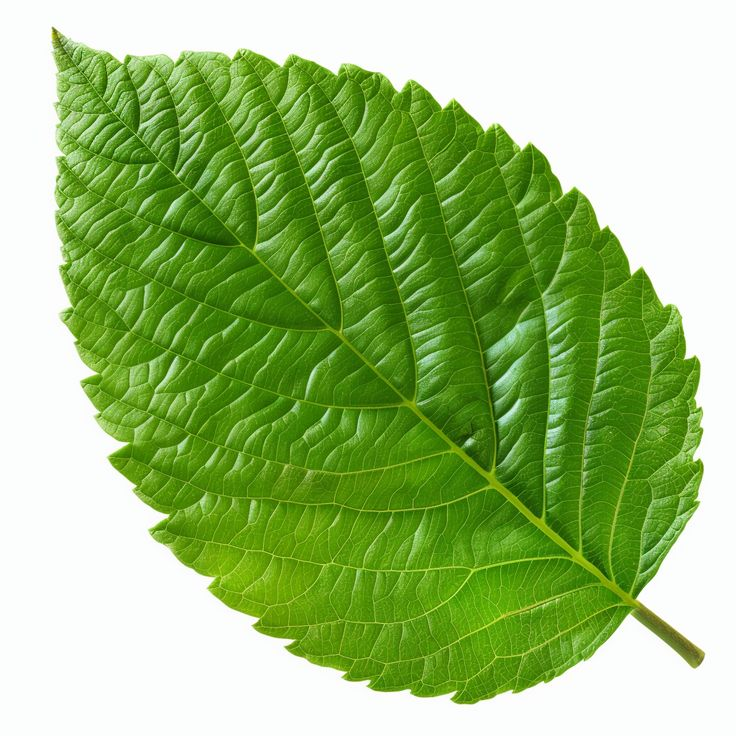
#> input picture backend/samples/599e2933f9b3d9e924e22920ec0eb01b.jpg, 736 x 736 px
$ python degrade.py -i ../samples -o out
#> lines starting #> are read from the running program, lines starting #| are printed output that depends on the picture; after the words box and inside, x2 and y2 are one past the last pixel; in counts of white or black regions, pixels touching at a corner belong together
### backend/leaflens/io_utils.py
from pathlib import Path
from typing import Union
import cv2
import numpy as np

from leaflens.config import MAX_IMAGE_DIMENSION


def validate_image(img: np.ndarray) -> np.ndarray:
    """Validate that input is a non-empty numpy image array."""
    if img is None or not isinstance(img, np.ndarray) or img.size == 0:
        raise ValueError("Invalid or empty image provided")
    if len(img.shape) not in (2, 3):
        raise ValueError(f"Image must have 2 or 3 dimensions, got shape {img.shape}")
    return img


def downscale_if_needed(img: np.ndarray, max_dim: int = MAX_IMAGE_DIMENSION) -> tuple[np.ndarray, float]:
    """Downscale image so its longest dimension does not exceed max_dim."""
    validate_image(img)
    height, width = img.shape[:2]
    longest = max(height, width)
    if longest <= max_dim:
        return img.copy(), 1.0

    scale = max_dim / float(longest)
    new_width = max(1, int(round(width * scale)))
    new_height = max(1, int(round(height * scale)))
    resized = cv2.resize(img, (new_width, new_height), interpolation=cv2.INTER_AREA)
    return resized, scale


def load_image(path: Union[str, Path], max_dim: int = MAX_IMAGE_DIMENSION) -> np.ndarray:
    """Load an image from disk in BGR format, downscaling if longest side exceeds max_dim."""
    resolved_path = str(Path(path).expanduser().resolve())
    img = cv2.imread(resolved_path, cv2.IMREAD_COLOR)
    if img is None or img.size == 0:
        raise ValueError(f"Failed to read image from path: {resolved_path}")
    resized, _ = downscale_if_needed(img, max_dim=max_dim)
    return resized


def save_image(path: Union[str, Path], img: np.ndarray) -> str:
    """Save an image array to disk."""
    validate_image(img)
    out_path = Path(path).resolve()
    out_path.parent.mkdir(parents=True, exist_ok=True)
    success = cv2.imwrite(str(out_path), img)
    if not success:
        raise IOError(f"Failed to save image to path: {out_path}")
    return str(out_path)


# [19 lines left out: functions encode_image_to_jpeg_bytes, decode_image_from_bytes, not called in this run]

### backend/leaflens/segment.py
from typing import Any
import cv2
import numpy as np

from leaflens.config import (
    GREEN_HUE_MIN,
    GREEN_HUE_MAX,
    GREEN_SAT_MIN,
    GREEN_VAL_MIN,
    MAX_IMAGE_DIMENSION,
)
from leaflens.io_utils import downscale_if_needed, validate_image


def segment_leaf(
    img: np.ndarray,
    green_hue_range: tuple[int, int] = (GREEN_HUE_MIN, GREEN_HUE_MAX),
    sat_min: int = GREEN_SAT_MIN,
    val_min: int = GREEN_VAL_MIN,
) -> tuple[np.ndarray, dict[str, Any]]:
    """Segment leaf from image using HSV green detection with GrabCut fallback."""
    validate_image(img)
    proc_img, _ = downscale_if_needed(img, MAX_IMAGE_DIMENSION)
    height, width = proc_img.shape[:2]
    total_pixels = height * width

    hsv = cv2.cvtColor(proc_img, cv2.COLOR_BGR2HSV)
    lower_green = np.array([green_hue_range[0], sat_min, val_min], dtype=np.uint8)
    upper_green = np.array([green_hue_range[1], 255, 255], dtype=np.uint8)
    hsv_mask = cv2.inRange(hsv, lower_green, upper_green)

    kernel = cv2.getStructuringElement(cv2.MORPH_ELLIPSE, (5, 5))
    cleaned_hsv_mask = cv2.morphologyEx(hsv_mask, cv2.MORPH_OPEN, kernel, iterations=2)
    cleaned_hsv_mask = cv2.morphologyEx(cleaned_hsv_mask, cv2.MORPH_CLOSE, kernel, iterations=2)

    hsv_ratio = float(np.count_nonzero(cleaned_hsv_mask) / total_pixels)

    if hsv_ratio >= 0.05:
        num_labels, labels, stats, _ = cv2.connectedComponentsWithStats(cleaned_hsv_mask, connectivity=8)
        if num_labels > 1:
            largest_label = 1 + int(np.argmax(stats[1:, cv2.CC_STAT_AREA]))
            final_mask = np.zeros_like(cleaned_hsv_mask)
            final_mask[labels == largest_label] = 255
            filled_mask = _fill_mask_holes(final_mask)
            area_ratio = float(np.count_nonzero(filled_mask) / total_pixels)
            return filled_mask, {
                "method": "hsv_green",
                "mask_area_ratio": round(area_ratio, 4),
                "is_fallback": False,
            }

    grabcut_mask = _segment_grabcut_fallback(proc_img)
    grabcut_ratio = float(np.count_nonzero(grabcut_mask) / total_pixels)

    if grabcut_ratio < 0.01:
        gray = cv2.cvtColor(proc_img, cv2.COLOR_BGR2GRAY)
        blurred = cv2.GaussianBlur(gray, (7, 7), 0)
        _, otsu = cv2.threshold(blurred, 0, 255, cv2.THRESH_BINARY_INV + cv2.THRESH_OTSU)
        otsu = cv2.morphologyEx(otsu, cv2.MORPH_OPEN, kernel, iterations=2)
        otsu = cv2.morphologyEx(otsu, cv2.MORPH_CLOSE, kernel, iterations=2)
        num_labels, labels, stats, _ = cv2.connectedComponentsWithStats(otsu, connectivity=8)
        if num_labels > 1:
            largest_label = 1 + int(np.argmax(stats[1:, cv2.CC_STAT_AREA]))
            fallback_mask = np.zeros_like(otsu)
            fallback_mask[labels == largest_label] = 255
            filled = _fill_mask_holes(fallback_mask)
            ratio = float(np.count_nonzero(filled) / total_pixels)
            return filled, {
                "method": "morphological_fallback",
                "mask_area_ratio": round(ratio, 4),
                "is_fallback": True,
            }

    return grabcut_mask, {
        "method": "grabcut",
        "mask_area_ratio": round(grabcut_ratio, 4),
        "is_fallback": True,
    }


def _fill_mask_holes(mask: np.ndarray) -> np.ndarray:
    contours, _ = cv2.findContours(mask, cv2.RETR_EXTERNAL, cv2.CHAIN_APPROX_SIMPLE)
    filled = np.zeros_like(mask)
    if contours:
        cv2.drawContours(filled, contours, -1, 255, thickness=cv2.FILLED)
    return filled


# [25 lines left out: function _segment_grabcut_fallback, not called in this run]

### backend/scripts/degrade.py
import argparse
from pathlib import Path
import sys
import cv2
import numpy as np

sys.path.insert(0, str(Path(__file__).resolve().parent.parent))

from leaflens.io_utils import load_image, save_image


def create_degraded_images(source_path: Path, output_dir: Path) -> None:
    """Read an image and create blurred, dark, overexposed, and glare variations."""
    img = load_image(source_path)
    base_name = source_path.stem

    output_dir.mkdir(parents=True, exist_ok=True)

    blurred = cv2.GaussianBlur(img, (25, 25), 9.0)
    save_image(output_dir / f"{base_name}_blurred.png", blurred)

    dark = (img * 0.25).astype(np.uint8)
    save_image(output_dir / f"{base_name}_dark.png", dark)

    overexposed = np.clip(img.astype(np.float32) * 1.8 + 60, 0, 255).astype(np.uint8)
    save_image(output_dir / f"{base_name}_overexposed.png", overexposed)

    glare = img.copy()
    h, w = glare.shape[:2]
    center_x, center_y = w // 2, h // 2
    cv2.circle(glare, (center_x, center_y), min(w, h) // 6, (255, 255, 255), -1)
    glare = cv2.GaussianBlur(glare, (9, 9), 0)
    save_image(output_dir / f"{base_name}_glare.png", glare)

    from leaflens.segment import segment_leaf
    leaf_mask, _ = segment_leaf(img)
    leaf_bool = leaf_mask > 127

    combined = img.copy().astype(np.float32)

    yy, xx = np.mgrid[0:h, 0:w]
    lighting_gradient = 0.55 + 0.65 * (1.0 - (xx / float(w) * 0.6 + yy / float(h) * 0.4))
    lighting_gradient = np.clip(lighting_gradient, 0.4, 1.15)
    for c in range(3):
        channel = combined[:, :, c]
        channel[leaf_bool] *= lighting_gradient[leaf_bool]
        combined[:, :, c] = channel

    leaf_y_indices, leaf_x_indices = np.where(leaf_bool)
    if len(leaf_x_indices) > 0:
        spot_x = int(np.percentile(leaf_x_indices, 35))
        spot_y = int(np.percentile(leaf_y_indices, 35))
    else:
        spot_x, spot_y = int(w * 0.4), int(h * 0.4)

    sigma_glare = max(15.0, min(w, h) * 0.10)
    dist_sq = (xx - spot_x) ** 2 + (yy - spot_y) ** 2
    glare_intensity = np.exp(-dist_sq / (2.0 * (sigma_glare ** 2)))
    for c in range(3):
        channel = combined[:, :, c]
        channel[leaf_bool] = (
            channel[leaf_bool] * (1.0 - glare_intensity[leaf_bool] * 0.75)
            + 255.0 * (glare_intensity[leaf_bool] * 0.75)
        )
        combined[:, :, c] = channel

    combined = np.clip(combined, 0, 255).astype(np.uint8)

    blur_kernel_size = max(15, (min(w, h) // 30) * 2 + 1)
    fully_blurred = cv2.GaussianBlur(combined, (blur_kernel_size, blur_kernel_size), 5.0)
    blur_weight = np.clip((xx / float(w) * 0.5 + yy / float(h) * 0.7), 0.0, 1.0)
    blur_weight = cv2.GaussianBlur(blur_weight.astype(np.float32), (25, 25), 0)
    blur_weight_3c = np.repeat(blur_weight[:, :, np.newaxis], 3, axis=2)

    combined_leaf = (
        combined.astype(np.float32) * (1.0 - blur_weight_3c * 0.8)
        + fully_blurred.astype(np.float32) * (blur_weight_3c * 0.8)
    )
    for c in range(3):
        channel = combined[:, :, c]
        channel[leaf_bool] = np.clip(combined_leaf[:, :, c][leaf_bool], 0, 255)
        combined[:, :, c] = channel

    save_image(output_dir / f"{base_name}_Degraded_Image.png", combined)
    save_image(output_dir / "Degraded Image.png", combined)


def process_folder(input_dir: str, output_dir: str) -> int:
    """Process all valid images in a folder and output degraded versions."""
    in_path = Path(input_dir).resolve()
    out_path = Path(output_dir).resolve()

    valid_extensions = {".jpg", ".jpeg", ".png", ".webp", ".bmp"}
    image_files = [p for p in in_path.iterdir() if p.suffix.lower() in valid_extensions]

    for p in image_files:
        create_degraded_images(p, out_path)

    return len(image_files)


def main() -> None:
    parser = argparse.ArgumentParser(description="Create degraded image variations.")
    parser.add_argument("--input", "-i", type=str, required=True, help="Input directory containing images")
    parser.add_argument("--output", "-o", type=str, required=True, help="Output directory for degraded images")
    args = parser.parse_args()

    count = process_folder(args.input, args.output)
#> in load_image, img is the input picture: shape (736, 736, 3); mean B, G, R 120.8, 189.5, 155.4
#> in create_degraded_images, `overexposed = np.clip(img.astype(np.float32) * 1.8 + 60, 0, 255).astyp..`:
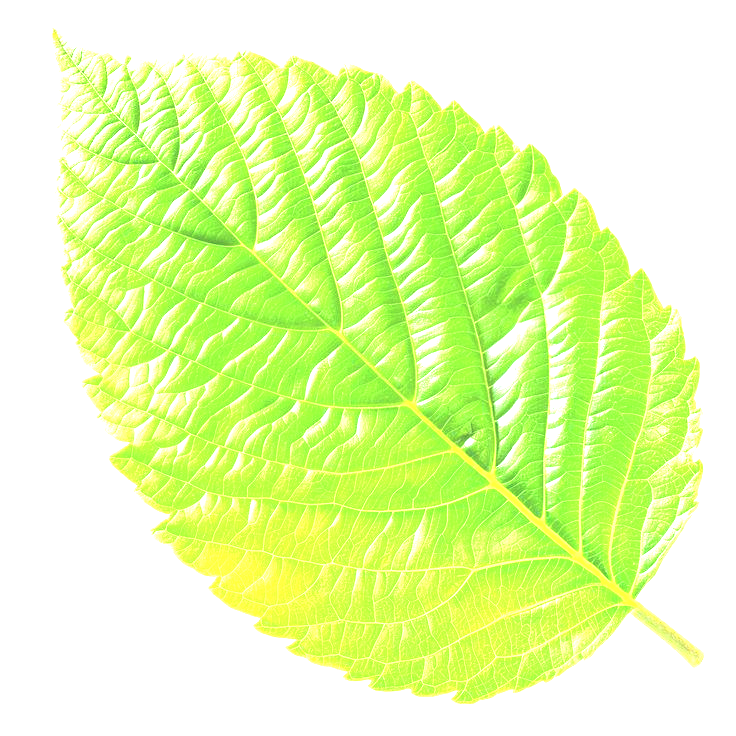
#> overexposed: shape (736, 736, 3); mean B, G, R 168.5, 254.1, 225.9
#> in create_degraded_images, `cv2.circle(glare, (center_x, center_y), min(w, h) // 6, (255, 255, 255..`: glare: shape (736, 736, 3); 8.62% of pixels changed, all inside (x1, y1, x2, y2) = (246, 246, 491, 491)
#> in segment_leaf, `hsv = cv2.cvtColor(proc_img, cv2.COLOR_BGR2HSV)`: hsv: shape (736, 736, 3); mean H, S, V 57.1, 126, 189.5
#> in segment_leaf, `hsv_mask = cv2.inRange(hsv, lower_green, upper_green)`:
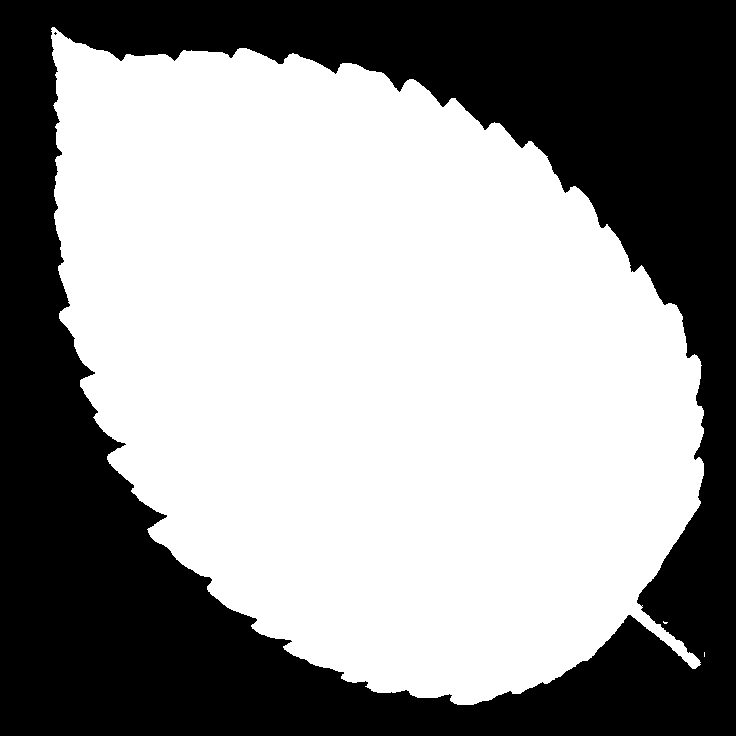
#> hsv_mask: shape (736, 736); 58.8% white; 2 black regions (1 under 20 px), largest, box (x1, y1, x2, y2) and area: (0, 0, 736, 736) 223068
#> in segment_leaf, `cleaned_hsv_mask = cv2.morphologyEx(hsv_mask, cv2.MORPH_OPEN, kernel, ..`: cleaned_hsv_mask: shape (736, 736); 58.8% white; 1 black region, box (x1, y1, x2, y2) and area: (0, 0, 736, 736) 223379
#> in segment_leaf, `cleaned_hsv_mask = cv2.morphologyEx(cleaned_hsv_mask, cv2.MORPH_CLOSE,..`: cleaned_hsv_mask: shape (736, 736); 58.8% white; 1 black region, box (x1, y1, x2, y2) and area: (0, 0, 736, 736) 223008
#> in segment_leaf, `hsv_ratio = float(np.count_nonzero(cleaned_hsv_mask) / total_pixels)`: hsv_ratio = 0.588
#> in segment_leaf, `num_labels, labels, stats, _ = cv2.connectedComponentsWithStats(cleane..`: num_labels = 2; stats = [[0, 0, 736, 736, 223008], [52, 33, 652, 672, 318688]]
#> in segment_leaf, `largest_label = 1 + int(np.argmax(stats[1:, cv2.CC_STAT_AREA]))`: largest_label = 1
#> after the loop in create_degraded_images, `for c in range(3):`:
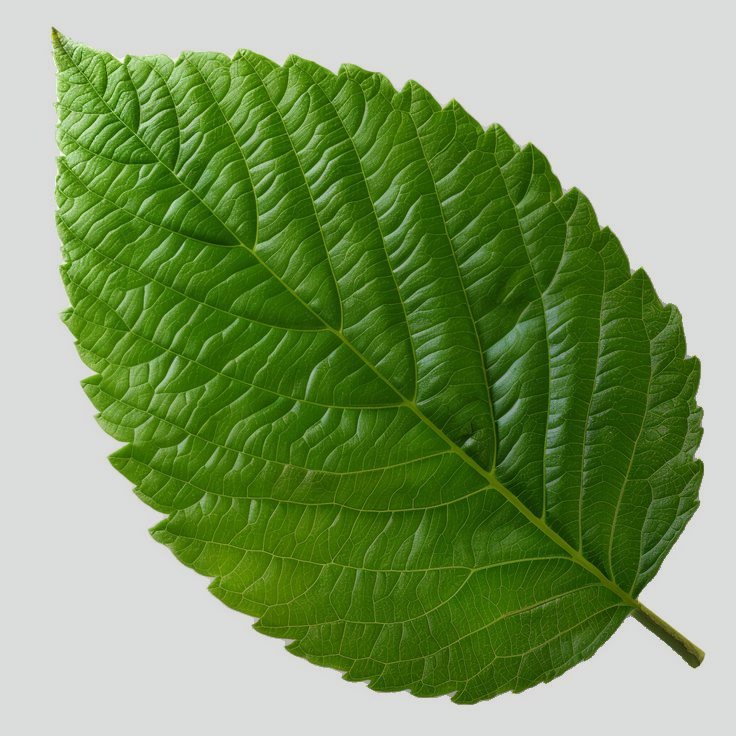
#> combined: shape (736, 736, 3) float32; mean B, G, R 119, 179.5, 149.6; drawn with min black and max white
#> in create_degraded_images, `spot_x = int(np.percentile(leaf_x_indices, 35))`: spot_x = 292
#> in create_degraded_images, `spot_y = int(np.percentile(leaf_y_indices, 35))`: spot_y = 287
#> in create_degraded_images, `dist_sq = (xx - spot_x) ** 2 + (yy - spot_y) ** 2`:
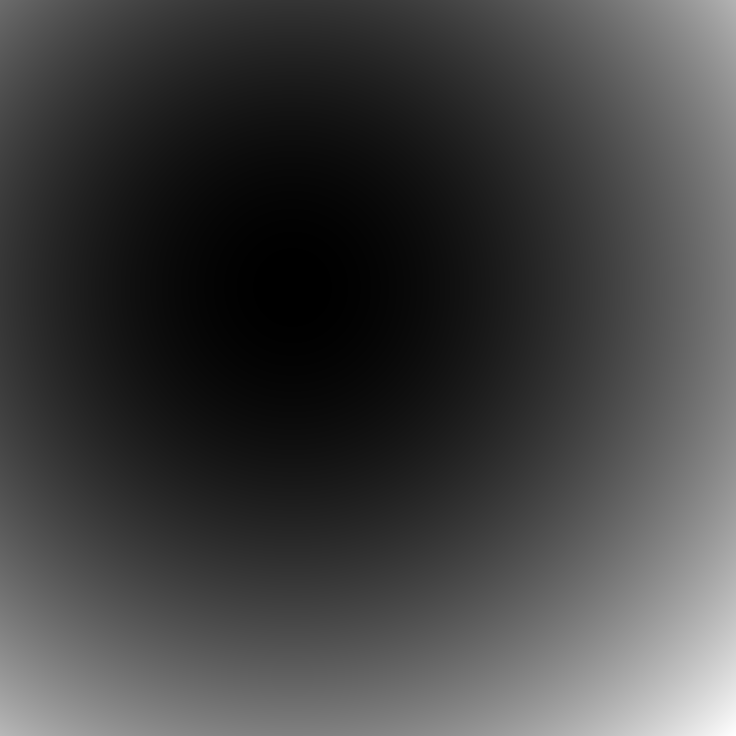
#> dist_sq: shape (736, 736) int64; min 0, max 396953, mean 102463; drawn with min black and max white
#> in create_degraded_images, `glare_intensity = np.exp(-dist_sq / (2.0 * (sigma_glare ** 2)))`:
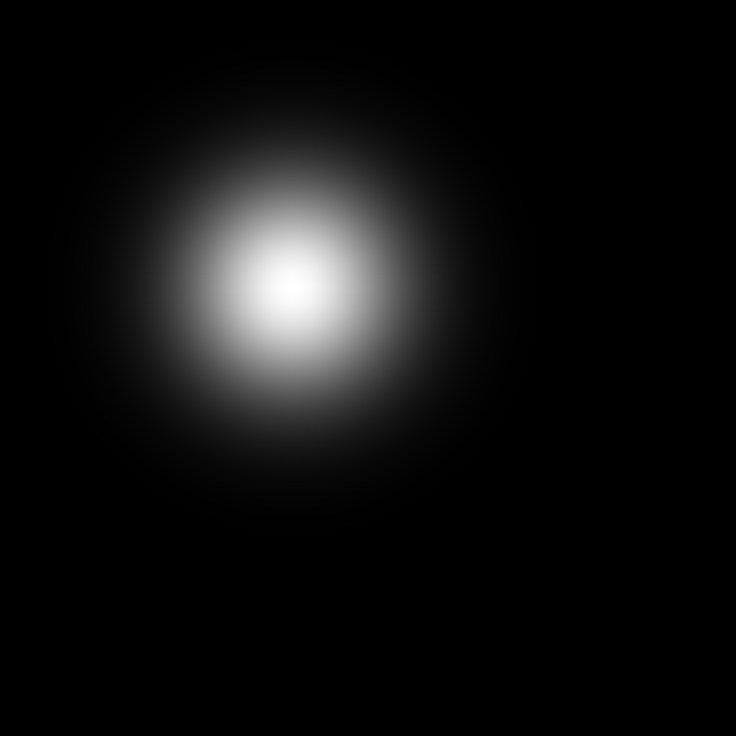
#> glare_intensity: shape (736, 736) float64; min 1.22e-16, max 1, mean 0.0628
#> after the loop in create_degraded_images, `for c in range(3):`:
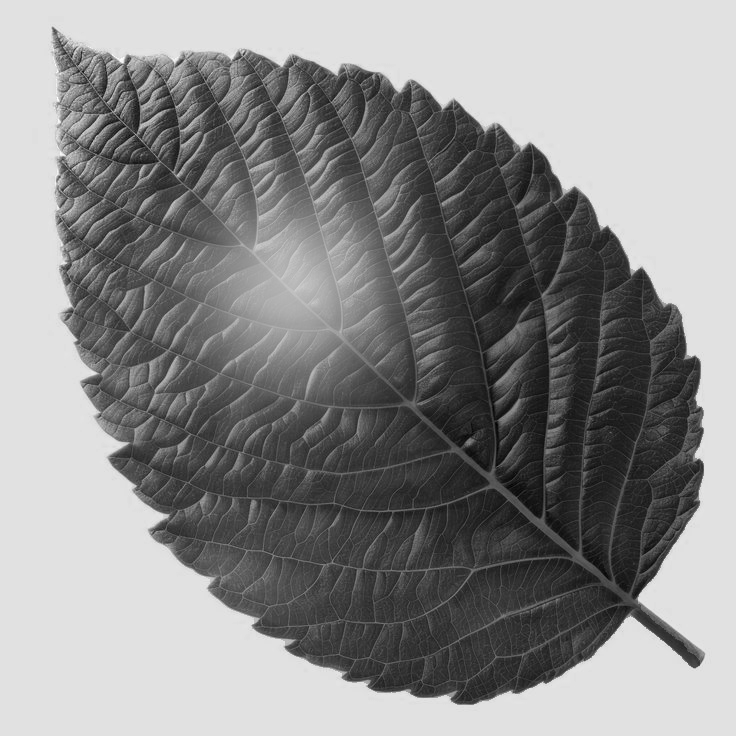
#> channel: shape (736, 736) float32; min 3.85, max 285, mean 157.8; drawn with min black and max white
#> the loop in create_degraded_images, `for c in range(3):` made 3 passes
#> pass 3, in create_degraded_images, `channel = combined[:, :, c]`:
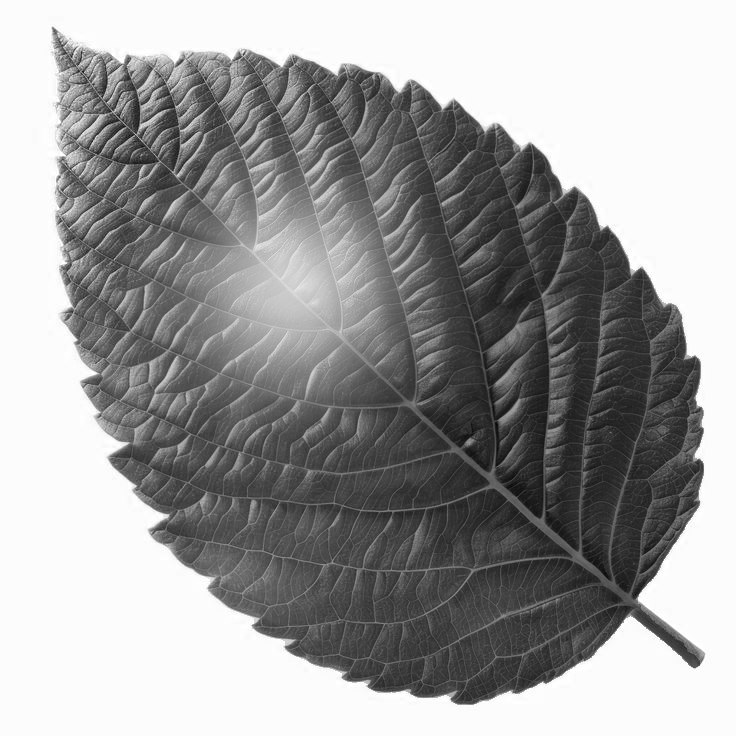
#> channel: shape (736, 736); min 3, max 255, mean 157.5
    print(f"Processed {count} images and generated degraded variants in {args.output}")


if __name__ == "__main__":
    main()
